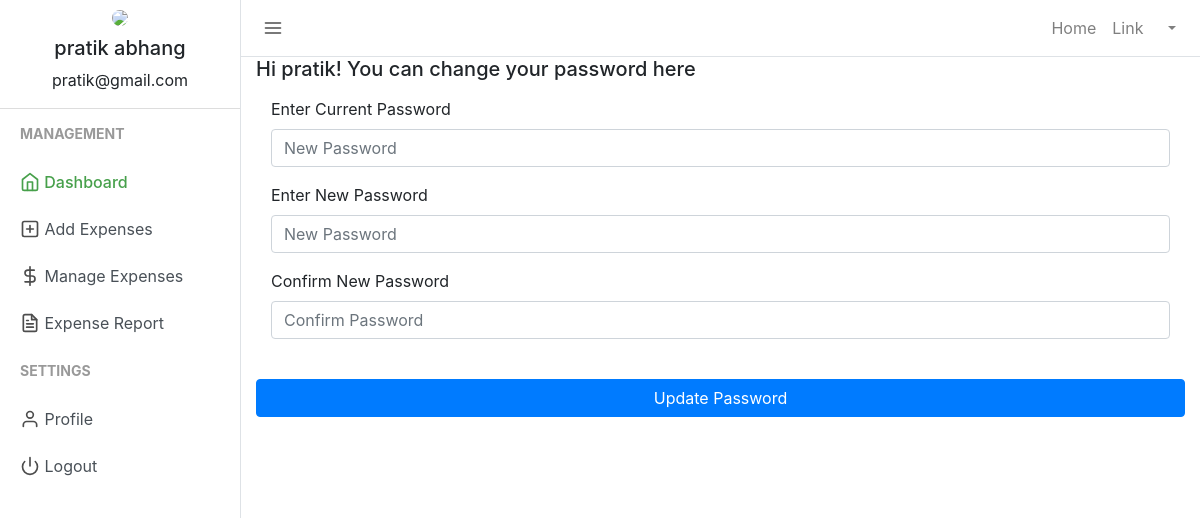
Screenshot of /change_password.php (signed in) with the database file from the repository.
### tables this page shows
CREATE TABLE `users` (
  `user_id` int(11) NOT NULL,
  `firstname` varchar(50) NOT NULL,
  `lastname` varchar(25) NOT NULL,
  `email` varchar(50) NOT NULL,
  `password` varchar(50) NOT NULL
);

### session.php (called while the page is built, shortened)
<?php
include("config.php");
$sess_email = $_SESSION["email"];
$sql = "SELECT user_id, firstname, lastname, email FROM users WHERE email = '$sess_email'";
$result = $con->query($sql);
if ($result->num_rows > 0) {
  while($row = $result->fetch_assoc()) {
    $firstname = $row["firstname"];
    $username =$row["firstname"]." ".$row["lastname"];
    $useremail=$row["email"];
  }
} else {
    $userid="798";
    $username ="SJEC";
    $useremail="mailid@domain.com";
}
?>

### change_password.php (the view, shortened to what this page needs)
<?php
include("session.php");
?>
<!DOCTYPE html>
<html lang="en">
<head>
    <link href="css/bootstrap.css" rel="stylesheet">
    <link href="css/style.css" rel="stylesheet">
</head>
<body>
    <div class="d-flex" id="wrapper">
    <div class="border-right" id="sidebar-wrapper">
      <div class="user">
        <img class="img img-fluid rounded-circle" src="uploads\default_profile.png" width="120">
        <h5><?php echo $username ?></h5>
        <p><?php echo $useremail ?></p>
      </div>
      <div class="sidebar-heading">Management</div>
      <div class="list-group list-group-flush">
        <a href="index.php" class="list-group-item list-group-item-action sidebar-active"><span data-feather="home"></span> Dashboard</a>
        <a href="add_expense.php" class="list-group-item list-group-item-action "><span data-feather="plus-square"></span> Add Expenses</a>
        <a href="manage_expense.php" class="list-group-item list-group-item-action "><span data-feather="dollar-sign"></span> Manage Expenses</a>
        <a href="expensereport.php" class="list-group-item list-group-item-action"><span data-feather="file-text"></span> Expense Report</a>
      </div>
      <div class="sidebar-heading">Settings </div>
      <div class="list-group list-group-flush">
        <a href="profile.php" class="list-group-item list-group-item-action "><span data-feather="user"></span> Profile</a>
        <a href="logout.php" class="list-group-item list-group-item-action "><span data-feather="power"></span> Logout</a>
      </div>
    </div>
        <div id="page-content-wrapper">
            <nav class="navbar navbar-expand-lg navbar-light  border-bottom">
                <button class="toggler" type="button" id="menu-toggle" aria-expanded="false">
                    <span data-feather="menu"></span>
                </button>
                <div class="collapse navbar-collapse" id="navbarSupportedContent">
                    <ul class="navbar-nav ml-auto mt-2 mt-lg-0">
                        <li class="nav-item">
                            <a class="nav-link" href="#">Home <span class="sr-only">(current)</span></a>
                        </li>
                        <li class="nav-item">
                            <a class="nav-link" href="#">Link</a>
                        </li>
                        <li class="nav-item dropdown">
                            <a class="nav-link dropdown-toggle" href="#" id="navbarDropdown" role="button" data-toggle="dropdown" aria-haspopup="true" aria-expanded="false">
                            </a>
                        </li>
                    </ul>
                </div>
            </nav>
            <div class="container-fluid">
                <h5>Hi <?php echo $firstname ?>! You can change your password here</h5>
                <div class="row mt-3">
                    <div class="col-md">
                        <form class="form" action="" method="post" id="registrationForm" autocomplete="off">
                            <div class="form-group">
                                <div class="col">
                                    <label for="password">
                                        Enter Current Password
                                    </label>
                                    <input type="password" class="form-control" name="curr_password" id="password" placeholder="New Password">
                                </div>
                            </div>
                            <div class="form-group">
                                <div class="col">
                                    <label for="password">
                                        Enter New Password
                                    </label>
                                    <input type="password" class="form-control" name="new_password" id="password" placeholder="New Password">
                                </div>
                            </div>
                            <div class="form-group">
                                <div class="col">
                                    <label for="password2">
                                        Confirm New Password
                                    </label>
                                    <input type="password" class="form-control" name="confirm_new_password" id="confirm_password" placeholder="Confirm Password">
                                </div>
                            </div>
                            <div class="form-group">
                                <div class="col-xs-12">
                                    <br>
                                    <button class="btn btn-block btn-primary" name="updatepassword" type="submit">Update Password</button>
                                </div>
                            </div>
                        </form>
                    </div>
                </div>
            </div>
        </div>
    </div>
</body>
</html>

### css/style.css (style rules this page uses)
body { background-color: #efefef; }
.feather { width: 20px; height: 20px; stroke: #4d4d4d; stroke-width: 2; stroke-linecap: round; stroke-linejoin: round; fill: none; vertical-align: text-bottom; }
.list-group { background-color: #ffffff; }
.list-group-item { border: none; }
.user { text-align: center; border-bottom: 1px solid #ddd; }
.user img { padding: 10px; }
.toggler { color: #000; background-color: #fff; border: none; outline: none; }
.sidebar-active { color: #47a04b; font-weight: 500; }
.sidebar-active .feather { stroke: #47a04b; font-weight: 500; }
#wrapper { overflow-x: hidden; background-color: #fff; }
#sidebar-wrapper { min-height: 100vh; margin-left: -15rem; -webkit-transition: margin 0.25s ease-out; -moz-transition: margin 0.25s ease-out; -o-transition: margin 0.25s ease-out; transition: margin 0.25s ease-out; }
#sidebar-wrapper .sidebar-heading { padding: 0.875rem 1.25rem; font-size: 14px; font-weight: bold; text-transform: uppercase; color: #999; }
#sidebar-wrapper .list-group { width: 15rem; }
#page-content-wrapper { min-width: 100vw; }
@media (min-width: 768px) { #sidebar-wrapper { margin-left: 0; } }
@media (min-width: 768px) { #page-content-wrapper { min-width: 0; width: 100%; } }
.container-fluid { margin-right: 20px; }

### rows the page displays
users: username "pratik abhang", email "pratik@gmail.com", firstname "pratik"
